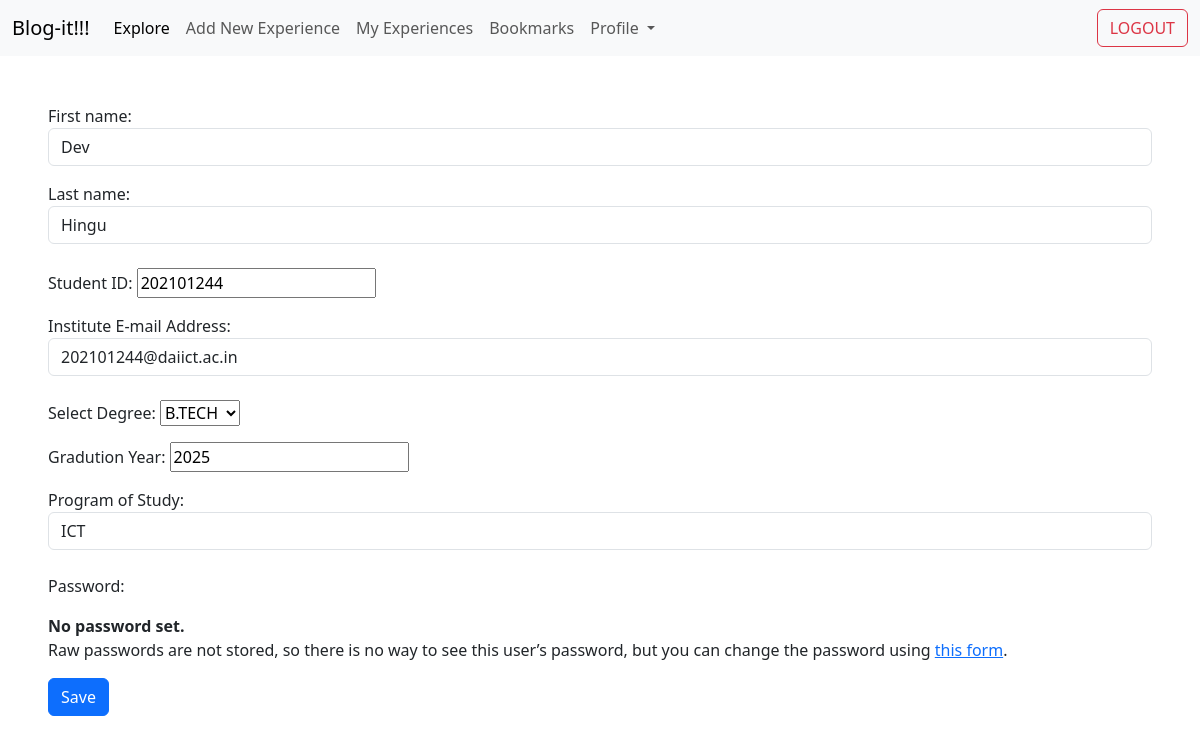
Page /home/edit_profile/ (signed in) on the earlier database version.
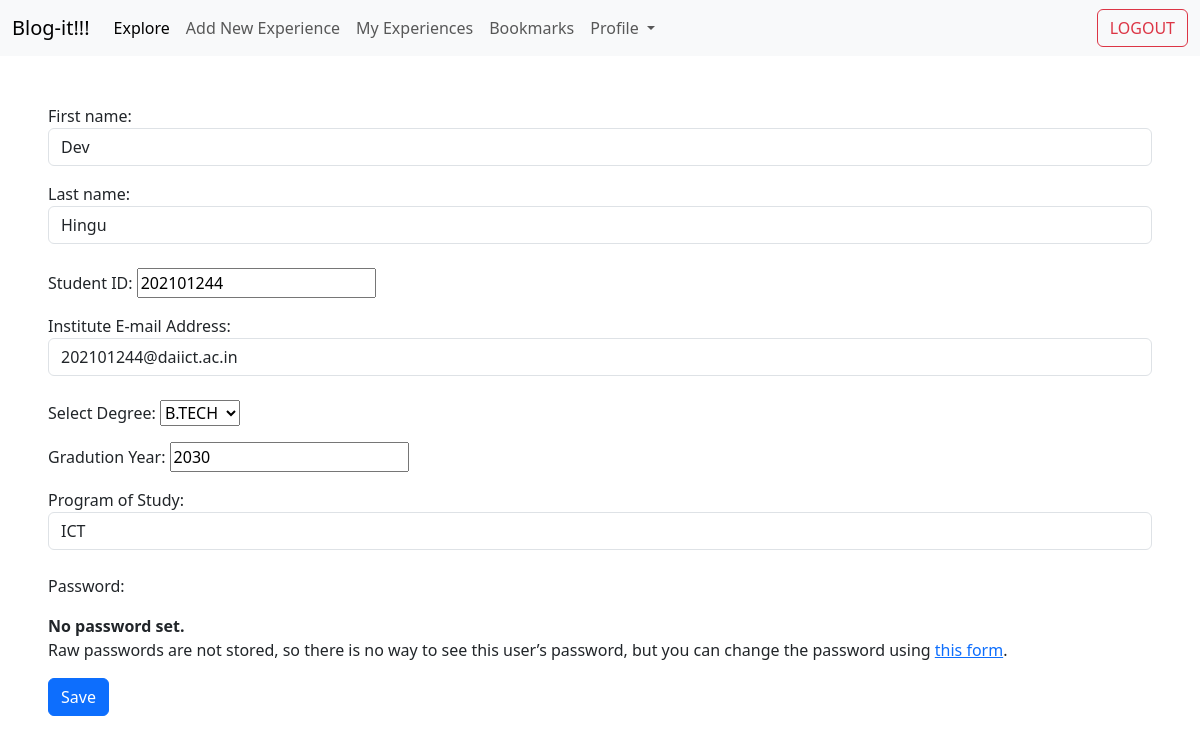
Same page on the later database version.
### accounts/models.py (models this page shows)
class NewUser(AbstractUser):
    email = models.EmailField(unique=True)
    degree = models.CharField(max_length=6,choices=[("B.TECH",'B.TECH'),("M.TECH",'M.TECH'),("MSC",'MSC')], null=True, blank=False)
    year = models.PositiveIntegerField(null=True, blank=False)
    program = models.CharField(max_length=255, null=True, blank=False)

### home/views.py (the view)
# urls.py: path('edit_profile/', edit_profile.as_view(), name="edit_profile"),
class edit_profile(LoginRequiredMixin, SuccessMessageMixin, UpdateView):
    template_name = 'edit_profile.html'
    form_class = EditProfileForm
    success_message = 'Profile Changes Saved Successfully !!!'
    success_url = reverse_lazy('explore')
    def get_object(self):
        return self.request.user

### home/forms.py
class EditProfileForm(UserChangeForm):
    first_name = forms.CharField(label='First name', max_length=100, widget=forms.TextInput(attrs={'class' : 'form-control mb-3'}))
    last_name = forms.CharField(label='Last name', max_length=100, widget=forms.TextInput(attrs={'class' : 'form-control mb-4'}))
    username = forms.IntegerField(label='Student ID', min_value=200100000)
    email = forms.EmailField(label='Institute E-mail Address', widget=forms.EmailInput(attrs={'class': 'form-control mb-4'}))
    degree = forms.ChoiceField(label='Select Degree',choices=(("B.TECH",'B.TECH'),("M.TECH",'M.TECH'),("MSC",'MSC')))
    year = forms.IntegerField(label='Gradution Year', min_value=2021)
    program = forms.CharField(label='Program of Study', widget=forms.TextInput(attrs={'class' : 'form-control mb-4'}))
    class Meta:
        model = NewUser
        fields = ('first_name', 'last_name','username', 'email', 'degree', 'year', 'program')

### templates/edit_profile.html (shortened to what this page needs)
{% extends 'base.html' %}
{% block content %}
<nav class="navbar navbar-expand-lg navbar-light bg-light">
    <div class="container-fluid">
      <a class="navbar-brand">Blog-it!!!</a>
      <div class="collapse navbar-collapse" id="navbarSupportedContent">
        <ul class="navbar-nav me-auto mb-2 mb-lg-0">
          <li class="nav-item">
            <a class="nav-link active" aria-current="page" href={% url 'explore' %}>Explore</a>
          </li>
          <li class="nav-item">
            <a class="nav-link" href={% url 'add_new_experience' %}>Add New Experience</a>
          </li>
          <li class="nav-item">
            <a class="nav-link" href={% url 'my_experiences' %}>My Experiences</a>
          </li>
          <li class="nav-item">
            <a class="nav-link" href={% url 'bookmarks' %}>Bookmarks</a>
          </li>
          <li class="nav-item dropdown">
            <a class="nav-link dropdown-toggle" href="#" id="navbarDropdown" role="button" data-bs-toggle="dropdown" aria-expanded="false">
              Profile
            </a>
          </li>
        </ul>
        <form class="d-flex" action={% url 'logout' %} method="post">
          <button class="btn btn-outline-danger" type="submit">LOGOUT</button>
        </form>
      </div>
    </div>
  </nav>
<form action="" method="post" class="m-5">
    {{ form.as_p }}
    <button type="submit" class="btn btn-primary">Save</button>
</form>
{% endblock content %}

Differences in the rows shown:
changed NewUser "Dev": year "2025" → "2030"
